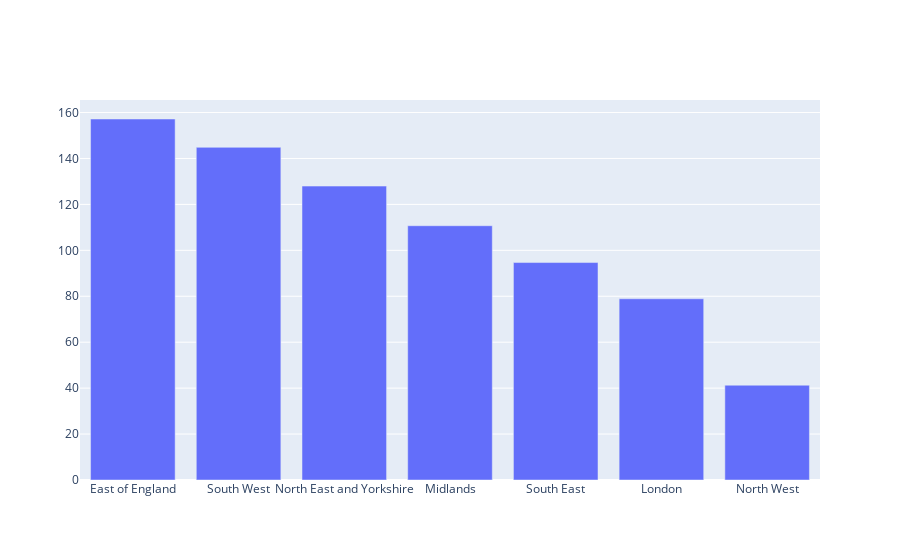

Here is the notebook cell this chart was saved with:
### Code cell
POMI_region_code_names['region_name'] = POMI_region_code_names['region_code'].map(region_name)
Region_code_results_appts= POMI_region_code_names.sort_values(by='Pat_Appts_Use_per_10000', ascending=False)

data1 = go.Bar(
    x = Region_code_results_appts.region_name,
    y = Region_code_results_appts.Pat_Appts_Use_per_10000)

figure = go.Figure(data = data1)
figure.show()

### Figure 1 — Plotly figure (JSON) as saved in the notebook; plotly's stock layout.template omitted (floating-point values rounded to 4 significant figures)
{"data": [{"type": "bar", "x": ["East of England", "South West", "North East and Yorkshire", "Midlands", "South East", "London", "North West"], "y": [157.2, 144.8, 128.0, 110.7, 94.68, 78.91, 41.27]}], "layout": {"autosize": true, "xaxis": {"autorange": true, "range": [-0.5, 6.5], "type": "category"}, "yaxis": {"autorange": true, "range": [0, 165.5], "type": "linear"}}}
